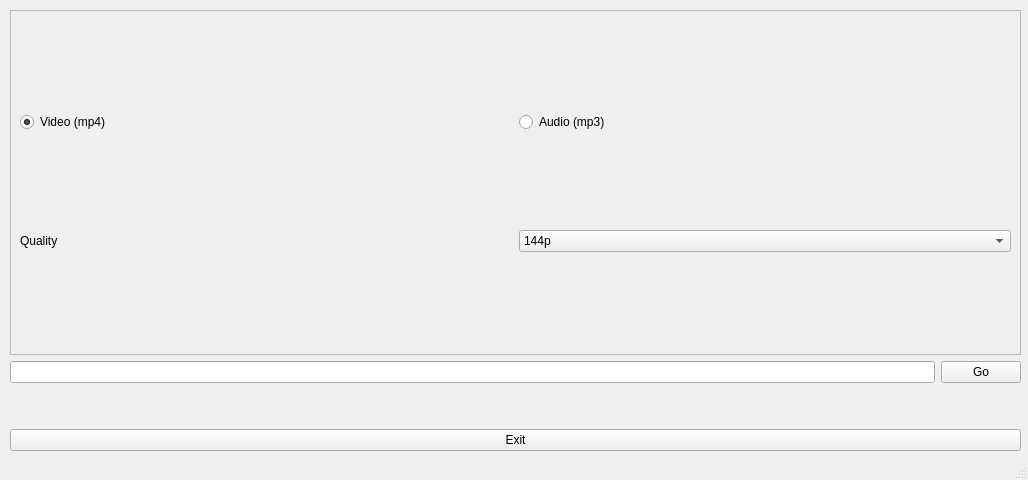
<?xml version="1.0" encoding="UTF-8"?>
<ui version="4.0">
 <class>YDM</class>
 <widget class="QMainWindow" name="YDM">
  <property name="geometry">
   <rect>
    <x>0</x>
    <y>0</y>
    <width>1028</width>
    <height>480</height>
   </rect>
  </property>
  <property name="windowTitle">
   <string>Youtube Download Manger (YDM)</string>
  </property>
  <property name="styleSheet">
   <string notr="true"/>
  </property>
  <widget class="QWidget" name="centralwidget">
   <widget class="QWidget" name="layoutWidget">
    <property name="geometry">
     <rect>
      <x>10</x>
      <y>10</y>
      <width>1011</width>
      <height>441</height>
     </rect>
    </property>
    <layout class="QVBoxLayout" name="verticalLayout_3">
     <item>
      <layout class="QVBoxLayout" name="verticalLayout_2">
       <item>
        <widget class="QFrame" name="frame">
         <property name="frameShape">
          <enum>QFrame::StyledPanel</enum>
         </property>
         <property name="frameShadow">
          <enum>QFrame::Raised</enum>
         </property>
         <layout class="QVBoxLayout" name="verticalLayout">
          <item>
           <layout class="QHBoxLayout" name="horizontalLayout">
            <item>
             <widget class="QRadioButton" name="video_btn">
              <property name="text">
               <string>Video (mp4)</string>
              </property>
              <property name="checked">
               <bool>true</bool>
              </property>
             </widget>
            </item>
            <item>
             <widget class="QRadioButton" name="audio_btn">
              <property name="text">
               <string>Audio (mp3)</string>
              </property>
              <property name="checked">
               <bool>false</bool>
              </property>
             </widget>
            </item>
           </layout>
          </item>
          <item>
           <layout class="QHBoxLayout" name="horizontalLayout_2">
            <item>
             <widget class="QLabel" name="label">
              <property name="text">
               <string>Quality</string>
              </property>
             </widget>
            </item>
            <item>
             <widget class="QComboBox" name="qualitybox">
              <item>
               <property name="text">
                <string>144p</string>
               </property>
              </item>
              <item>
               <property name="text">
                <string>360p</string>
               </property>
              </item>
              <item>
               <property name="text">
                <string>720p</string>
               </property>
              </item>
             </widget>
            </item>
           </layout>
          </item>
         </layout>
        </widget>
       </item>
       <item>
        <layout class="QHBoxLayout" name="horizontalLayout_3">
         <item>
          <widget class="QLineEdit" name="search_input"/>
         </item>
         <item>
          <widget class="QPushButton" name="search_btn">
           <property name="text">
            <string>Go</string>
           </property>
          </widget>
         </item>
        </layout>
       </item>
      </layout>
     </item>
     <item>
      <spacer name="horizontalSpacer_2">
       <property name="orientation">
        <enum>Qt::Horizontal</enum>
       </property>
       <property name="sizeHint" stdset="0">
        <size>
         <width>40</width>
         <height>20</height>
        </size>
       </property>
      </spacer>
     </item>
     <item>
      <spacer name="horizontalSpacer">
       <property name="orientation">
        <enum>Qt::Horizontal</enum>
       </property>
       <property name="sizeHint" stdset="0">
        <size>
         <width>40</width>
         <height>20</height>
        </size>
       </property>
      </spacer>
     </item>
     <item>
      <widget class="QPushButton" name="exit_btn">
       <property name="text">
        <string>Exit</string>
       </property>
      </widget>
     </item>
    </layout>
   </widget>
  </widget>
  <widget class="QStatusBar" name="statusbar"/>
 </widget>
 <resources/>
 <connections>
  <connection>
   <sender>search_input</sender>
   <signal>returnPressed()</signal>
   <receiver>search_btn</receiver>
   <slot>animateClick()</slot>
   <hints>
    <hint type="sourcelabel">
     <x>216</x>
     <y>316</y>
    </hint>
    <hint type="destinationlabel">
     <x>972</x>
     <y>316</y>
    </hint>
   </hints>
  </connection>
 </connections>
</ui>
